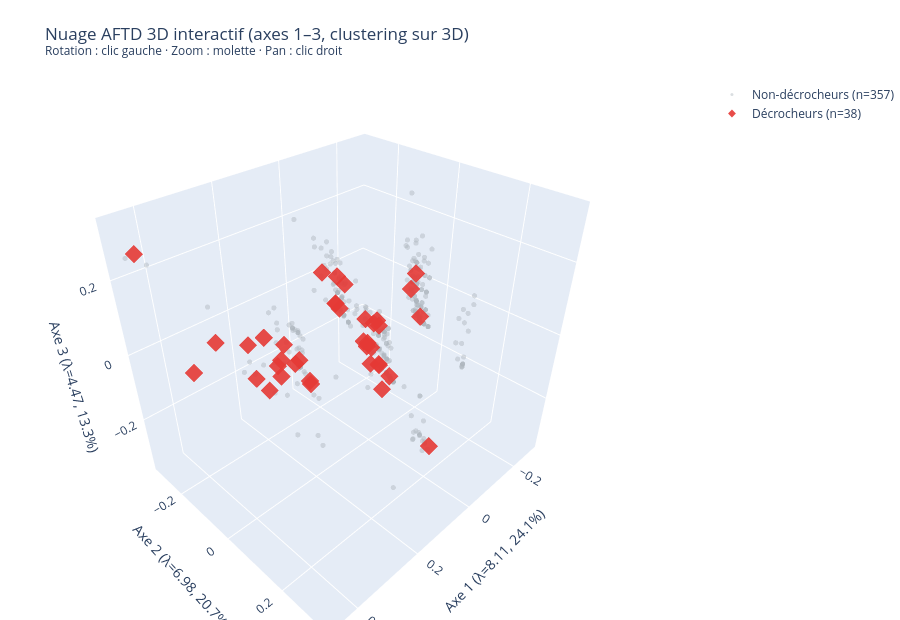

The cell this chart's notebook holds for it:
### Code cell
# Nuage 3D interactif (Plotly) — axes 1–2–3 si n_axes >= 3
import plotly.graph_objects as go
from plotly.subplots import make_subplots


def _scene_axis_labels():
    return dict(
        xaxis_title=f'Axe 1 (λ={lam[0]:.2f}, {pct[0]:.1f}%)',
        yaxis_title=f'Axe 2 (λ={lam[1]:.2f}, {pct[1]:.1f}%)',
        zaxis_title=f'Axe 3 (λ={lam[2]:.2f}, {pct[2]:.1f}%)',
    )


def _tab10_rgb(k, n):
    r, g, b, _ = plt.cm.tab10(k / max(n - 1, 1))
    return f'rgb({int(255*r)},{int(255*g)},{int(255*b)})'


def add_cluster_traces_3d(fig, coords, labels, k, row, col):
    """Ajoute les traces cluster + décrocheurs sur un sous-graphique 3D Plotly."""
    for c in range(k):
        mask = labels == c
        fig.add_trace(
            go.Scatter3d(
                x=coords[mask, 0],
                y=coords[mask, 1],
                z=coords[mask, 2],
                mode='markers',
                marker=dict(size=4, color=_tab10_rgb(c, k), opacity=0.75),
                name=f'C{c} (n={mask.sum()})',
                legendgroup=f'c{c}',
            ),
            row=row,
            col=col,
        )
    fig.add_trace(
        go.Scatter3d(
            x=coords[dec_mask, 0],
            y=coords[dec_mask, 1],
            z=coords[dec_mask, 2],
            mode='markers',
            marker=dict(size=7, color='black', symbol='diamond'),
            name='Décrocheurs',
            legendgroup='dec',
        ),
        row=row,
        col=col,
    )


if SHOW_3D_SCATTER and n_axes >= 3:
    fig_drop = go.Figure()
    fig_drop.add_trace(
        go.Scatter3d(
            x=C_sel[~dec_mask, 0],
            y=C_sel[~dec_mask, 1],
            z=C_sel[~dec_mask, 2],
            mode='markers',
            marker=dict(size=3, color='#adb5bd', opacity=0.45),
            name=f'Non-décrocheurs (n={(~dec_mask).sum()})',
            hovertemplate='Axe1=%{x:.2f}<br>Axe2=%{y:.2f}<br>Axe3=%{z:.2f}<extra></extra>',
        )
    )
    fig_drop.add_trace(
        go.Scatter3d(
            x=C_sel[dec_mask, 0],
            y=C_sel[dec_mask, 1],
            z=C_sel[dec_mask, 2],
            mode='markers',
            marker=dict(size=6, color=ROUGE, symbol='diamond', opacity=0.9),
            name=f'Décrocheurs (n={dec_mask.sum()})',
            hovertemplate='Axe1=%{x:.2f}<br>Axe2=%{y:.2f}<br>Axe3=%{z:.2f}<extra>Décrocheur</extra>',
        )
    )
    fig_drop.update_layout(
        title=(
            f'Nuage AFTD 3D interactif (axes 1–3, clustering sur {n_axes}D)'
            '<br><sup>Rotation : clic gauche · Zoom : molette · Pan : clic droit</sup>'
        ),
        scene=_scene_axis_labels(),
        height=620,
        margin=dict(l=0, r=0, t=80, b=0),
    )
    fig_drop.show()
elif SHOW_3D_SCATTER:
    print(f'Nuage 3D ignoré : n_axes={n_axes} (requis ≥ 3).')

### Figure 1 — Plotly figure (JSON) as saved in the notebook; plotly's stock layout.template omitted (floating-point values rounded to 4 significant figures; data arrays with more than 128 entries replaced by an {"elided": "..."} marker saying what was removed)
{"data": [{"hovertemplate": "Axe1=%{x:.2f}<br>Axe2=%{y:.2f}<br>Axe3=%{z:.2f}<extra></extra>", "marker": {"color": "#adb5bd", "opacity": 0.45, "size": 3}, "mode": "markers", "name": "Non-décrocheurs (n=357)", "type": "scatter3d", "x": {"elided": "357 float values"}, "y": {"elided": "357 float values"}, "z": {"elided": "357 float values"}}, {"hovertemplate": "Axe1=%{x:.2f}<br>Axe2=%{y:.2f}<br>Axe3=%{z:.2f}<extra>Décrocheur</extra>", "marker": {"color": "#E53935", "opacity": 0.9, "size": 6, "symbol": "diamond"}, "mode": "markers", "name": "Décrocheurs (n=38)", "type": "scatter3d", "x": [0.14, 0.193, 0.156, 0.1231, 0.1083, 0.06406, 0.2005, 0.007271, 0.1543, 0.1326, 0.2125, 0.4633, 0.3945, 0.3409, 0.1207, -0.1342, 0.1162, 0.2781, 0.2162, 0.2276, 0.0367, -0.06623, -0.07124, -0.06623, 0.2618, -0.1607, 0.2321, -0.1195, 0.06801, 0.1602, 0.08131, -0.08333, 0.08632, 0.1869, -0.03464, 0.1384, 0.121, 0.1352], "y": [0.1069, -0.1245, -0.09838, -0.0996, -0.1131, 0.08237, -0.1184, 0.213, 0.1297, 0.1589, -0.1566, -0.2339, -0.1996, -0.1736, 0.1273, 0.04578, 0.1133, -0.1159, -0.1087, 0.1367, 0.09716, -0.1979, -0.1873, -0.1979, -0.1605, 0.001637, -0.1344, 0.02187, 0.09022, -0.1099, 0.1006, -0.2084, 0.08057, -0.1168, -0.2154, 0.1094, 0.1013, 0.1242], "z": [0.08168, -0.06171, -0.06695, -0.1517, -0.1777, 0.0768, -0.105, -0.2511, 0.08692, -0.02768, -0.1649, 0.2886, -0.03337, 0.03932, 0.137, -0.003873, 0.1213, -0.06873, -0.05952, 0.2722, -0.07632, -0.0395, -0.05365, -0.0395, -0.0002038, 0.09448, 0.01976, 0.07426, -0.03004, -0.08249, -0.01434, 0.03444, 0.02564, -0.01412, 0.06276, 0.1403, 0.06575, 0.02717]}], "layout": {"height": 620, "margin": {"b": 0, "l": 0, "r": 0, "t": 80}, "scene": {"xaxis": {"title": {"text": "Axe 1 (λ=8.11, 24.1%)"}}, "yaxis": {"title": {"text": "Axe 2 (λ=6.98, 20.7%)"}}, "zaxis": {"title": {"text": "Axe 3 (λ=4.47, 13.3%)"}}}, "title": {"text": "Nuage AFTD 3D interactif (axes 1–3, clustering sur 3D)<br><sup>Rotation : clic gauche · Zoom : molette · Pan : clic droit</sup>"}}}
